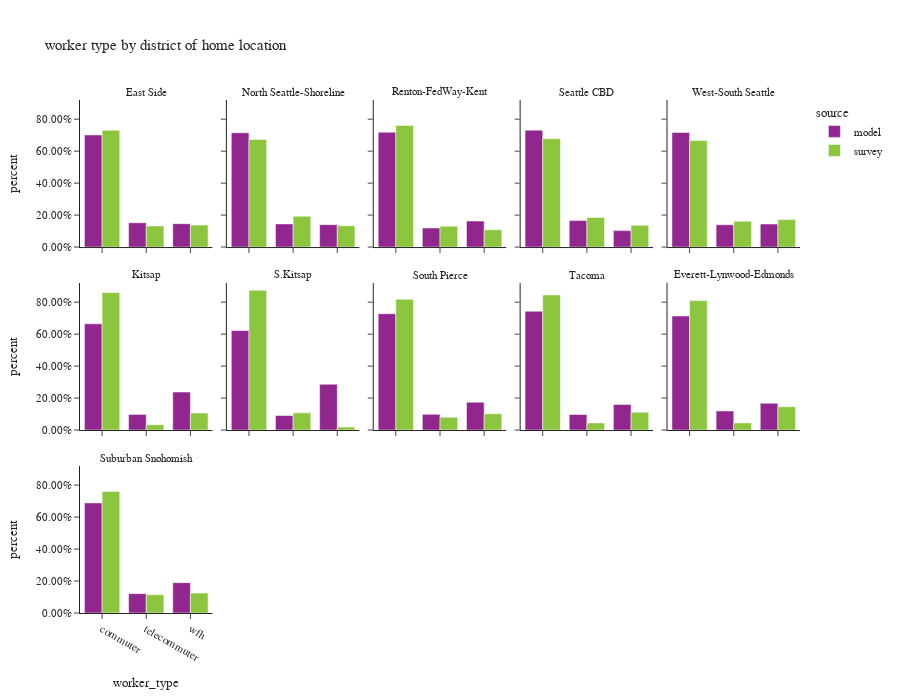

Notebook code for this chart:
### Code cell
df_worker_count = workers.groupby(['source','CountyName_hh','district_name_hh','worker_type'])['pdexpfac']. \
    sum().reset_index()
df_worker_count['percent'] = df_worker_count.groupby(['source','CountyName_hh','district_name_hh'], group_keys=False)['pdexpfac']. \
    apply(lambda x: x / float(x.sum()))

df_worker_count_ct = workers.groupby(['source','CountyName_hh','district_name_hh','worker_type'])['pdexpfac'].count().reset_index(). \
    rename(columns={'pdexpfac':'sample count'})
df_worker_count = df_worker_count.merge(df_worker_count_ct, on=['source','CountyName_hh','district_name_hh','worker_type']). \
    rename(columns={'pdexpfac':'total count'})

fig = px.bar(df_worker_count.sort_values(by=['source','CountyName_hh','district_name_hh']), x='worker_type', y="percent",
             facet_col="district_name_hh",facet_col_wrap=5,color="source",
             barmode="group",hover_data=['sample count','total count'],
             title="worker type by district of home location")
fig.for_each_annotation(lambda a: a.update(text = a.text.split("=")[-1]))
fig.update_layout(height=700, width=900, font=dict(size=11))
fig.for_each_yaxis(lambda a: a.update(tickformat = ".2%"))
fig.update_xaxes(categoryorder='array', categoryarray= ['commuter','telecommuter','wfh'])
fig.show()

### Figure 1 — Plotly figure (JSON) as saved in the notebook; plotly's stock layout.template omitted (floating-point values rounded to 4 significant figures)
{"data": [{"alignmentgroup": "True", "customdata": [[271100.0, 271100.0], [58740.0, 58740.0], [56580.0, 56580.0]], "hovertemplate": "source=model<br>district_name_hh=East Side<br>worker_type=%{x}<br>percent=%{y}<br>sample count=%{customdata[0]}<br>total count=%{customdata[1]}<extra></extra>", "legendgroup": "model", "marker": {"color": "#91268F", "pattern": {"shape": ""}}, "name": "model", "offsetgroup": "model", "orientation": "v", "showlegend": true, "textposition": "auto", "type": "bar", "x": ["commuter", "telecommuter", "wfh"], "xaxis": "x11", "y": [0.7016, 0.152, 0.1464], "yaxis": "y11"}, {"alignmentgroup": "True", "customdata": [[159700.0, 159700.0], [32370.0, 32370.0], [31360.0, 31360.0]], "hovertemplate": "source=model<br>district_name_hh=North Seattle-Shoreline<br>worker_type=%{x}<br>percent=%{y}<br>sample count=%{customdata[0]}<br>total count=%{customdata[1]}<extra></extra>", "legendgroup": "model", "marker": {"color": "#91268F", "pattern": {"shape": ""}}, "name": "model", "offsetgroup": "model", "orientation": "v", "showlegend": false, "textposition": "auto", "type": "bar", "x": ["commuter", "telecommuter", "wfh"], "xaxis": "x12", "y": [0.7148, 0.1449, 0.1403], "yaxis": "y12"}, {"alignmentgroup": "True", "customdata": [[245000.0, 245000.0], [40720.0, 40720.0], [55460.0, 55460.0]], "hovertemplate": "source=model<br>district_name_hh=Renton-FedWay-Kent<br>worker_type=%{x}<br>percent=%{y}<br>sample count=%{customdata[0]}<br>total count=%{customdata[1]}<extra></extra>", "legendgroup": "model", "marker": {"color": "#91268F", "pattern": {"shape": ""}}, "name": "model", "offsetgroup": "model", "orientation": "v", "showlegend": false, "textposition": "auto", "type": "bar", "x": ["commuter", "telecommuter", "wfh"], "xaxis": "x13", "y": [0.7181, 0.1193, 0.1625], "yaxis": "y13"}, {"alignmentgroup": "True", "customdata": [[120800.0, 120800.0], [27340.0, 27340.0], [17010.0, 17010.0]], "hovertemplate": "source=model<br>district_name_hh=Seattle CBD<br>worker_type=%{x}<br>percent=%{y}<br>sample count=%{customdata[0]}<br>total count=%{customdata[1]}<extra></extra>", "legendgroup": "model", "marker": {"color": "#91268F", "pattern": {"shape": ""}}, "name": "model", "offsetgroup": "model", "orientation": "v", "showlegend": false, "textposition": "auto", "type": "bar", "x": ["commuter", "telecommuter", "wfh"], "xaxis": "x14", "y": [0.7315, 0.1656, 0.103], "yaxis": "y14"}, {"alignmentgroup": "True", "customdata": [[112300.0, 112300.0], [21800.0, 21800.0], [22540.0, 22540.0]], "hovertemplate": "source=model<br>district_name_hh=West-South Seattle<br>worker_type=%{x}<br>percent=%{y}<br>sample count=%{customdata[0]}<br>total count=%{customdata[1]}<extra></extra>", "legendgroup": "model", "marker": {"color": "#91268F", "pattern": {"shape": ""}}, "name": "model", "offsetgroup": "model", "orientation": "v", "showlegend": false, "textposition": "auto", "type": "bar", "x": ["commuter", "telecommuter", "wfh"], "xaxis": "x15", "y": [0.7169, 0.1392, 0.1439], "yaxis": "y15"}, {"alignmentgroup": "True", "customdata": [[81480.0, 81480.0], [11970.0, 11970.0], [29150.0, 29150.0]], "hovertemplate": "source=model<br>district_name_hh=Kitsap<br>worker_type=%{x}<br>percent=%{y}<br>sample count=%{customdata[0]}<br>total count=%{customdata[1]}<extra></extra>", "legendgroup": "model", "marker": {"color": "#91268F", "pattern": {"shape": ""}}, "name": "model", "offsetgroup": "model", "orientation": "v", "showlegend": false, "textposition": "auto", "type": "bar", "x": ["commuter", "telecommuter", "wfh"], "xaxis": "x6", "y": [0.6646, 0.09763, 0.2378], "yaxis": "y6"}, {"alignmentgroup": "True", "customdata": [[20470.0, 20470.0], [2991.0, 2991.0], [9418.0, 9418.0]], "hovertemplate": "source=model<br>district_name_hh=S.Kitsap<br>worker_type=%{x}<br>percent=%{y}<br>sample count=%{customdata[0]}<br>total count=%{customdata[1]}<extra></extra>", "legendgroup": "model", "marker": {"color": "#91268F", "pattern": {"shape": ""}}, "name": "model", "offsetgroup": "model", "orientation": "v", "showlegend": false, "textposition": "auto", "type": "bar", "x": ["commuter", "telecommuter", "wfh"], "xaxis": "x7", "y": [0.6225, 0.09098, 0.2865], "yaxis": "y7"}, {"alignmentgroup": "True", "customdata": [[205200.0, 205200.0], [27620.0, 27620.0], [49090.0, 49090.0]], "hovertemplate": "source=model<br>district_name_hh=South Pierce<br>worker_type=%{x}<br>percent=%{y}<br>sample count=%{customdata[0]}<br>total count=%{customdata[1]}<extra></extra>", "legendgroup": "model", "marker": {"color": "#91268F", "pattern": {"shape": ""}}, "name": "model", "offsetgroup": "model", "orientation": "v", "showlegend": false, "textposition": "auto", "type": "bar", "x": ["commuter", "telecommuter", "wfh"], "xaxis": "x8", "y": [0.7279, 0.09797, 0.1742], "yaxis": "y8"}, {"alignmentgroup": "True", "customdata": [[98160.0, 98160.0], [12850.0, 12850.0], [21060.0, 21060.0]], "hovertemplate": "source=model<br>district_name_hh=Tacoma<br>worker_type=%{x}<br>percent=%{y}<br>sample count=%{customdata[0]}<br>total count=%{customdata[1]}<extra></extra>", "legendgroup": "model", "marker": {"color": "#91268F", "pattern": {"shape": ""}}, "name": "model", "offsetgroup": "model", "orientation": "v", "showlegend": false, "textposition": "auto", "type": "bar", "x": ["commuter", "telecommuter", "wfh"], "xaxis": "x9", "y": [0.7432, 0.09733, 0.1594], "yaxis": "y9"}, {"alignmentgroup": "True", "customdata": [[118300.0, 118300.0], [19790.0, 19790.0], [27770.0, 27770.0]], "hovertemplate": "source=model<br>district_name_hh=Everett-Lynwood-Edmonds<br>worker_type=%{x}<br>percent=%{y}<br>sample count=%{customdata[0]}<br>total count=%{customdata[1]}<extra></extra>", "legendgroup": "model", "marker": {"color": "#91268F", "pattern": {"shape": ""}}, "name": "model", "offsetgroup": "model", "orientation": "v", "showlegend": false, "textposition": "auto", "type": "bar", "x": ["commuter", "telecommuter", "wfh"], "xaxis": "x10", "y": [0.7133, 0.1193, 0.1674], "yaxis": "y10"}, {"alignmentgroup": "True", "customdata": [[188000.0, 188000.0], [33080.0, 33080.0], [51860.0, 51860.0]], "hovertemplate": "source=model<br>district_name_hh=Suburban Snohomish<br>worker_type=%{x}<br>percent=%{y}<br>sample count=%{customdata[0]}<br>total count=%{customdata[1]}<extra></extra>", "legendgroup": "model", "marker": {"color": "#91268F", "pattern": {"shape": ""}}, "name": "model", "offsetgroup": "model", "orientation": "v", "showlegend": false, "textposition": "auto", "type": "bar", "x": ["commuter", "telecommuter", "wfh"], "xaxis": "x", "y": [0.6888, 0.1212, 0.19], "yaxis": "y"}, {"alignmentgroup": "True", "customdata": [[432.0, 269800.0], [177.0, 48860.0], [176.0, 50860.0]], "hovertemplate": "source=survey<br>district_name_hh=East Side<br>worker_type=%{x}<br>percent=%{y}<br>sample count=%{customdata[0]}<br>total count=%{customdata[1]}<extra></extra>", "legendgroup": "survey", "marker": {"color": "#8CC63E", "pattern": {"shape": ""}}, "name": "survey", "offsetgroup": "survey", "orientation": "v", "showlegend": true, "textposition": "auto", "type": "bar", "x": ["commuter", "telecommuter", "wfh"], "xaxis": "x11", "y": [0.7301, 0.1322, 0.1376], "yaxis": "y11"}, {"alignmentgroup": "True", "customdata": [[359.0, 125800.0], [151.0, 36070.0], [147.0, 24900.0]], "hovertemplate": "source=survey<br>district_name_hh=North Seattle-Shoreline<br>worker_type=%{x}<br>percent=%{y}<br>sample count=%{customdata[0]}<br>total count=%{customdata[1]}<extra></extra>", "legendgroup": "survey", "marker": {"color": "#8CC63E", "pattern": {"shape": ""}}, "name": "survey", "offsetgroup": "survey", "orientation": "v", "showlegend": false, "textposition": "auto", "type": "bar", "x": ["commuter", "telecommuter", "wfh"], "xaxis": "x12", "y": [0.6736, 0.1931, 0.1333], "yaxis": "y12"}, {"alignmentgroup": "True", "customdata": [[126.0, 258500.0], [27.0, 44350.0], [39.0, 36860.0]], "hovertemplate": "source=survey<br>district_name_hh=Renton-FedWay-Kent<br>worker_type=%{x}<br>percent=%{y}<br>sample count=%{customdata[0]}<br>total count=%{customdata[1]}<extra></extra>", "legendgroup": "survey", "marker": {"color": "#8CC63E", "pattern": {"shape": ""}}, "name": "survey", "offsetgroup": "survey", "orientation": "v", "showlegend": false, "textposition": "auto", "type": "bar", "x": ["commuter", "telecommuter", "wfh"], "xaxis": "x13", "y": [0.7609, 0.1306, 0.1085], "yaxis": "y13"}, {"alignmentgroup": "True", "customdata": [[373.0, 82770.0], [164.0, 22660.0], [127.0, 16610.0]], "hovertemplate": "source=survey<br>district_name_hh=Seattle CBD<br>worker_type=%{x}<br>percent=%{y}<br>sample count=%{customdata[0]}<br>total count=%{customdata[1]}<extra></extra>", "legendgroup": "survey", "marker": {"color": "#8CC63E", "pattern": {"shape": ""}}, "name": "survey", "offsetgroup": "survey", "orientation": "v", "showlegend": false, "textposition": "auto", "type": "bar", "x": ["commuter", "telecommuter", "wfh"], "xaxis": "x14", "y": [0.6782, 0.1857, 0.1361], "yaxis": "y14"}, {"alignmentgroup": "True", "customdata": [[183.0, 82200.0], [99.0, 19900.0], [78.0, 21170.0]], "hovertemplate": "source=survey<br>district_name_hh=West-South Seattle<br>worker_type=%{x}<br>percent=%{y}<br>sample count=%{customdata[0]}<br>total count=%{customdata[1]}<extra></extra>", "legendgroup": "survey", "marker": {"color": "#8CC63E", "pattern": {"shape": ""}}, "name": "survey", "offsetgroup": "survey", "orientation": "v", "showlegend": false, "textposition": "auto", "type": "bar", "x": ["commuter", "telecommuter", "wfh"], "xaxis": "x15", "y": [0.6668, 0.1614, 0.1717], "yaxis": "y15"}, {"alignmentgroup": "True", "customdata": [[122.0, 101100.0], [22.0, 3877.0], [43.0, 12550.0]], "hovertemplate": "source=survey<br>district_name_hh=Kitsap<br>worker_type=%{x}<br>percent=%{y}<br>sample count=%{customdata[0]}<br>total count=%{customdata[1]}<extra></extra>", "legendgroup": "survey", "marker": {"color": "#8CC63E", "pattern": {"shape": ""}}, "name": "survey", "offsetgroup": "survey", "orientation": "v", "showlegend": false, "textposition": "auto", "type": "bar", "x": ["commuter", "telecommuter", "wfh"], "xaxis": "x6", "y": [0.8603, 0.03297, 0.1068], "yaxis": "y6"}, {"alignmentgroup": "True", "customdata": [[11.0, 19540.0], [8.0, 2405.0], [3.0, 408.8]], "hovertemplate": "source=survey<br>district_name_hh=S.Kitsap<br>worker_type=%{x}<br>percent=%{y}<br>sample count=%{customdata[0]}<br>total count=%{customdata[1]}<extra></extra>", "legendgroup": "survey", "marker": {"color": "#8CC63E", "pattern": {"shape": ""}}, "name": "survey", "offsetgroup": "survey", "orientation": "v", "showlegend": false, "textposition": "auto", "type": "bar", "x": ["commuter", "telecommuter", "wfh"], "xaxis": "x7", "y": [0.8741, 0.1076, 0.01829], "yaxis": "y7"}, {"alignmentgroup": "True", "customdata": [[113.0, 178700.0], [17.0, 17530.0], [24.0, 22240.0]], "hovertemplate": "source=survey<br>district_name_hh=South Pierce<br>worker_type=%{x}<br>percent=%{y}<br>sample count=%{customdata[0]}<br>total count=%{customdata[1]}<extra></extra>", "legendgroup": "survey", "marker": {"color": "#8CC63E", "pattern": {"shape": ""}}, "name": "survey", "offsetgroup": "survey", "orientation": "v", "showlegend": false, "textposition": "auto", "type": "bar", "x": ["commuter", "telecommuter", "wfh"], "xaxis": "x8", "y": [0.8179, 0.08026, 0.1018], "yaxis": "y8"}, {"alignmentgroup": "True", "customdata": [[110.0, 125100.0], [23.0, 6528.0], [28.0, 16470.0]], "hovertemplate": "source=survey<br>district_name_hh=Tacoma<br>worker_type=%{x}<br>percent=%{y}<br>sample count=%{customdata[0]}<br>total count=%{customdata[1]}<extra></extra>", "legendgroup": "survey", "marker": {"color": "#8CC63E", "pattern": {"shape": ""}}, "name": "survey", "offsetgroup": "survey", "orientation": "v", "showlegend": false, "textposition": "auto", "type": "bar", "x": ["commuter", "telecommuter", "wfh"], "xaxis": "x9", "y": [0.8447, 0.04408, 0.1112], "yaxis": "y9"}, {"alignmentgroup": "True", "customdata": [[103.0, 113200.0], [26.0, 6190.0], [35.0, 20400.0]], "hovertemplate": "source=survey<br>district_name_hh=Everett-Lynwood-Edmonds<br>worker_type=%{x}<br>percent=%{y}<br>sample count=%{customdata[0]}<br>total count=%{customdata[1]}<extra></extra>", "legendgroup": "survey", "marker": {"color": "#8CC63E", "pattern": {"shape": ""}}, "name": "survey", "offsetgroup": "survey", "orientation": "v", "showlegend": false, "textposition": "auto", "type": "bar", "x": ["commuter", "telecommuter", "wfh"], "xaxis": "x10", "y": [0.8098, 0.04429, 0.146], "yaxis": "y10"}, {"alignmentgroup": "True", "customdata": [[158.0, 179200.0], [47.0, 26950.0], [50.0, 29330.0]], "hovertemplate": "source=survey<br>district_name_hh=Suburban Snohomish<br>worker_type=%{x}<br>percent=%{y}<br>sample count=%{customdata[0]}<br>total count=%{customdata[1]}<extra></extra>", "legendgroup": "survey", "marker": {"color": "#8CC63E", "pattern": {"shape": ""}}, "name": "survey", "offsetgroup": "survey", "orientation": "v", "showlegend": false, "textposition": "auto", "type": "bar", "x": ["commuter", "telecommuter", "wfh"], "xaxis": "x", "y": [0.761, 0.1145, 0.1246], "yaxis": "y"}], "layout": {"annotations": [{"font": {}, "showarrow": false, "text": "Suburban Snohomish", "x": 0.092, "xanchor": "center", "xref": "paper", "y": 0.2867, "yanchor": "bottom", "yref": "paper"}, {"font": {}, "showarrow": false, "text": "Kitsap", "x": 0.092, "xanchor": "center", "xref": "paper", "y": 0.6433, "yanchor": "bottom", "yref": "paper"}, {"font": {}, "showarrow": false, "text": "S.Kitsap", "x": 0.296, "xanchor": "center", "xref": "paper", "y": 0.6433, "yanchor": "bottom", "yref": "paper"}, {"font": {}, "showarrow": false, "text": "South Pierce", "x": 0.5, "xanchor": "center", "xref": "paper", "y": 0.6433, "yanchor": "bottom", "yref": "paper"}, {"font": {}, "showarrow": false, "text": "Tacoma", "x": 0.704, "xanchor": "center", "xref": "paper", "y": 0.6433, "yanchor": "bottom", "yref": "paper"}, {"font": {}, "showarrow": false, "text": "Everett-Lynwood-Edmonds", "x": 0.908, "xanchor": "center", "xref": "paper", "y": 0.6433, "yanchor": "bottom", "yref": "paper"}, {"font": {}, "showarrow": false, "text": "East Side", "x": 0.092, "xanchor": "center", "xref": "paper", "y": 1.0, "yanchor": "bottom", "yref": "paper"}, {"font": {}, "showarrow": false, "text": "North Seattle-Shoreline", "x": 0.296, "xanchor": "center", "xref": "paper", "y": 1.0, "yanchor": "bottom", "yref": "paper"}, {"font": {}, "showarrow": false, "text": "Renton-FedWay-Kent", "x": 0.5, "xanchor": "center", "xref": "paper", "y": 1.0, "yanchor": "bottom", "yref": "paper"}, {"font": {}, "showarrow": false, "text": "Seattle CBD", "x": 0.704, "xanchor": "center", "xref": "paper", "y": 1.0, "yanchor": "bottom", "yref": "paper"}, {"font": {}, "showarrow": false, "text": "West-South Seattle", "x": 0.908, "xanchor": "center", "xref": "paper", "y": 1.0, "yanchor": "bottom", "yref": "paper"}], "barmode": "group", "font": {"size": 11}, "height": 700, "legend": {"title": {"text": "source"}, "tracegroupgap": 0}, "title": {"text": "worker type by district of home location"}, "width": 900, "xaxis": {"anchor": "y", "categoryarray": ["commuter", "telecommuter", "wfh"], "categoryorder": "array", "domain": [0.0, 0.184], "title": {"text": "worker_type"}}, "xaxis10": {"anchor": "y10", "categoryarray": ["commuter", "telecommuter", "wfh"], "categoryorder": "array", "domain": [0.816, 1.0], "matches": "x", "showticklabels": false}, "xaxis11": {"anchor": "y11", "categoryarray": ["commuter", "telecommuter", "wfh"], "categoryorder": "array", "domain": [0.0, 0.184], "matches": "x", "showticklabels": false}, "xaxis12": {"anchor": "y12", "categoryarray": ["commuter", "telecommuter", "wfh"], "categoryorder": "array", "domain": [0.204, 0.388], "matches": "x", "showticklabels": false}, "xaxis13": {"anchor": "y13", "categoryarray": ["commuter", "telecommuter", "wfh"], "categoryorder": "array", "domain": [0.408, 0.592], "matches": "x", "showticklabels": false}, "xaxis14": {"anchor": "y14", "categoryarray": ["commuter", "telecommuter", "wfh"], "categoryorder": "array", "domain": [0.612, 0.796], "matches": "x", "showticklabels": false}, "xaxis15": {"anchor": "y15", "categoryarray": ["commuter", "telecommuter", "wfh"], "categoryorder": "array", "domain": [0.816, 1.0], "matches": "x", "showticklabels": false}, "xaxis2": {"anchor": "y2", "categoryarray": ["commuter", "telecommuter", "wfh"], "categoryorder": "array", "domain": [0.204, 0.388], "matches": "x", "title": {"text": "worker_type"}}, "xaxis3": {"anchor": "y3", "categoryarray": ["commuter", "telecommuter", "wfh"], "categoryorder": "array", "domain": [0.408, 0.592], "matches": "x", "title": {"text": "worker_type"}}, "xaxis4": {"anchor": "y4", "categoryarray": ["commuter", "telecommuter", "wfh"], "categoryorder": "array", "domain": [0.612, 0.796], "matches": "x", "title": {"text": "worker_type"}}, "xaxis5": {"anchor": "y5", "categoryarray": ["commuter", "telecommuter", "wfh"], "categoryorder": "array", "domain": [0.816, 1.0], "matches": "x", "title": {"text": "worker_type"}}, "xaxis6": {"anchor": "y6", "categoryarray": ["commuter", "telecommuter", "wfh"], "categoryorder": "array", "domain": [0.0, 0.184], "matches": "x", "showticklabels": false}, "xaxis7": {"anchor": "y7", "categoryarray": ["commuter", "telecommuter", "wfh"], "categoryorder": "array", "domain": [0.204, 0.388], "matches": "x", "showticklabels": false}, "xaxis8": {"anchor": "y8", "categoryarray": ["commuter", "telecommuter", "wfh"], "categoryorder": "array", "domain": [0.408, 0.592], "matches": "x", "showticklabels": false}, "xaxis9": {"anchor": "y9", "categoryarray": ["commuter", "telecommuter", "wfh"], "categoryorder": "array", "domain": [0.612, 0.796], "matches": "x", "showticklabels": false}, "yaxis": {"anchor": "x", "domain": [0.0, 0.2867], "tickformat": ".2%", "title": {"text": "percent"}}, "yaxis10": {"anchor": "x10", "domain": [0.3567, 0.6433], "matches": "y", "showticklabels": false, "tickformat": ".2%"}, "yaxis11": {"anchor": "x11", "domain": [0.7133, 1.0], "matches": "y", "tickformat": ".2%", "title": {"text": "percent"}}, "yaxis12": {"anchor": "x12", "domain": [0.7133, 1.0], "matches": "y", "showticklabels": false, "tickformat": ".2%"}, "yaxis13": {"anchor": "x13", "domain": [0.7133, 1.0], "matches": "y", "showticklabels": false, "tickformat": ".2%"}, "yaxis14": {"anchor": "x14", "domain": [0.7133, 1.0], "matches": "y", "showticklabels": false, "tickformat": ".2%"}, "yaxis15": {"anchor": "x15", "domain": [0.7133, 1.0], "matches": "y", "showticklabels": false, "tickformat": ".2%"}, "yaxis2": {"anchor": "x2", "domain": [0.0, 0.2867], "matches": "y", "showticklabels": false, "tickformat": ".2%"}, "yaxis3": {"anchor": "x3", "domain": [0.0, 0.2867], "matches": "y", "showticklabels": false, "tickformat": ".2%"}, "yaxis4": {"anchor": "x4", "domain": [0.0, 0.2867], "matches": "y", "showticklabels": false, "tickformat": ".2%"}, "yaxis5": {"anchor": "x5", "domain": [0.0, 0.2867], "matches": "y", "showticklabels": false, "tickformat": ".2%"}, "yaxis6": {"anchor": "x6", "domain": [0.3567, 0.6433], "matches": "y", "tickformat": ".2%", "title": {"text": "percent"}}, "yaxis7": {"anchor": "x7", "domain": [0.3567, 0.6433], "matches": "y", "showticklabels": false, "tickformat": ".2%"}, "yaxis8": {"anchor": "x8", "domain": [0.3567, 0.6433], "matches": "y", "showticklabels": false, "tickformat": ".2%"}, "yaxis9": {"anchor": "x9", "domain": [0.3567, 0.6433], "matches": "y", "showticklabels": false, "tickformat": ".2%"}}}
